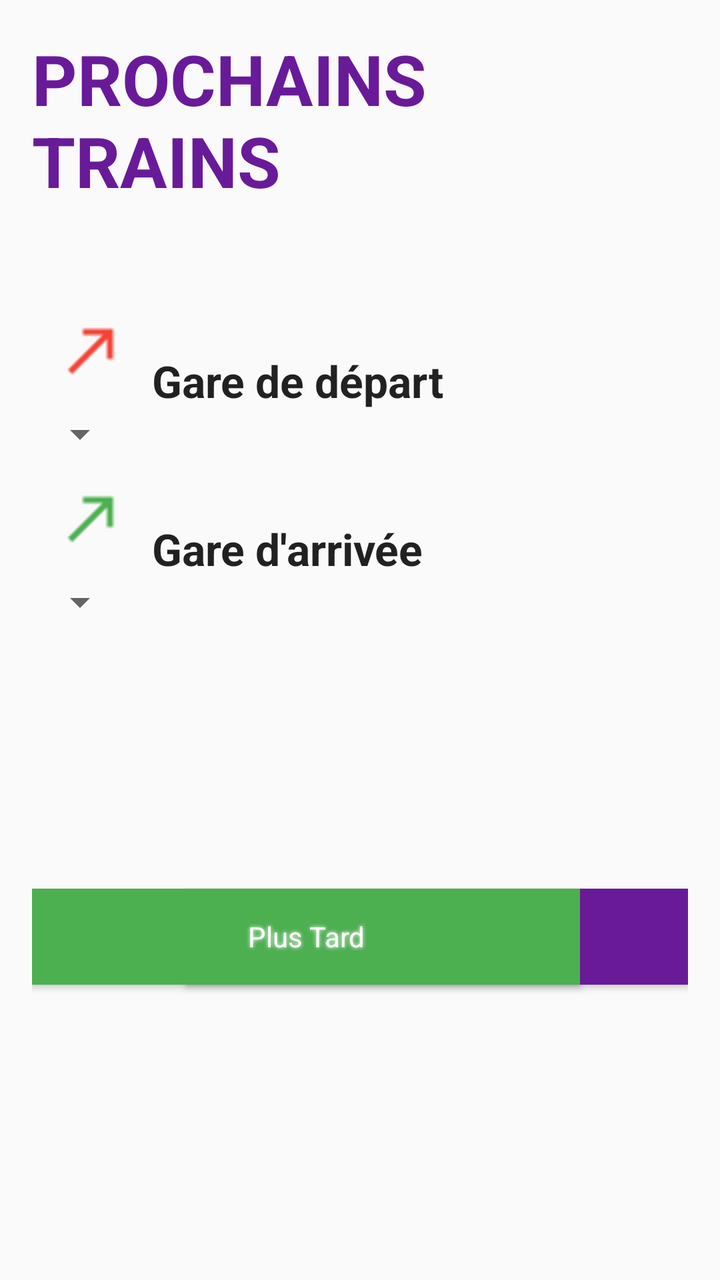
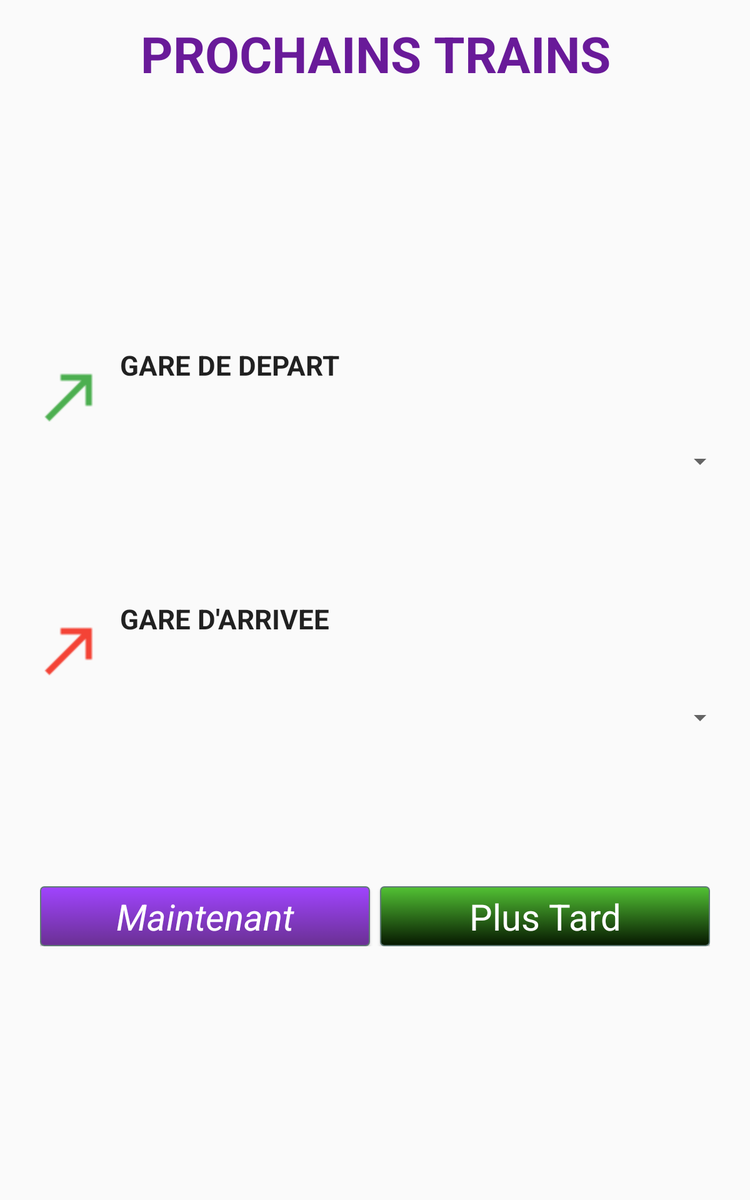

One screen, two layout resources from the same app: the default and the repository's alternative for another configuration. Each is rendered where Android would select it; the XML of both is given below.
<!-- AndroidManifest.xml: application theme AppTheme -->
<!-- res/layout/content_main.xml -->
<RelativeLayout xmlns:android="http://schemas.android.com/apk/res/android"
    xmlns:app="http://schemas.android.com/apk/res-auto"
    xmlns:tools="http://schemas.android.com/tools"
    android:layout_width="match_parent"
    android:layout_height="match_parent"
    android:paddingBottom="@dimen/activity_vertical_margin"
    android:paddingLeft="@dimen/activity_horizontal_margin"
    android:paddingRight="@dimen/activity_horizontal_margin"
    android:paddingTop="@dimen/activity_vertical_margin"
    app:layout_behavior="@string/appbar_scrolling_view_behavior"
    tools:context="com.example.user.projectwithzied.MainActivity"
    tools:showIn="@layout/activity_main">

    <TextView
        android:layout_width="wrap_content"
        android:layout_height="wrap_content"
        android:text="PROCHAINS TRAINS"
        android:textSize="35dp"
        android:elevation="5dp"
        android:textColor="@color/mauve"
        android:textStyle="bold"
        android:id="@+id/title"
        android:layout_alignParentTop="true"
        android:layout_centerHorizontal="true" />

    <TextView
        android:layout_width="wrap_content"
        android:layout_height="wrap_content"
        android:textAppearance="?android:attr/textAppearanceLarge"
        android:text="Gare de départ"


        android:id="@+id/depart"
        android:textStyle="bold"

        android:layout_marginTop="72dp"
        android:layout_below="@+id/title"
        android:layout_toRightOf="@+id/imageView2"
        android:layout_toEndOf="@+id/imageView2" />

    <TextView
        android:layout_width="wrap_content"
        android:layout_height="wrap_content"
        android:textAppearance="?android:attr/textAppearanceLarge"
        android:text="Gare d&apos;arrivée"

        android:textStyle="bold"
        android:id="@+id/arrivee"
        android:layout_above="@+id/spinnerarr"
        android:layout_alignLeft="@+id/depart"
        android:layout_alignStart="@+id/depart" />

    <Spinner
        android:layout_width="wrap_content"
        android:layout_height="wrap_content"
        android:id="@+id/spinner"
        android:gravity="center"
        android:layout_below="@+id/depart"
        android:layout_alignParentLeft="true"
        android:layout_alignParentStart="true"
       />

    <Spinner
        android:layout_width="wrap_content"
        android:layout_height="wrap_content"
        android:id="@+id/spinnerarr"
        android:layout_below="@+id/imageView3"
        android:layout_alignParentLeft="true"
        android:layout_alignParentStart="true"
        />

    <ImageView
        android:layout_width="wrap_content"
        android:layout_height="wrap_content"
        android:src="@drawable/fleche_rouge"
        android:id="@+id/imageView2"
        android:layout_above="@+id/spinner"
        android:layout_alignParentLeft="true"
        android:layout_alignParentStart="true"
        android:layout_alignRight="@+id/imageView3"
        android:layout_alignEnd="@+id/imageView3" />
    <ImageView
        android:layout_width="wrap_content"
        android:layout_height="wrap_content"
        android:src="@drawable/fleche_vert"

        android:id="@+id/imageView3"
        android:layout_below="@+id/spinner"
        android:layout_alignParentLeft="true"
        android:layout_alignParentStart="true" />


    <ImageButton
        android:layout_width="wrap_content"
        android:layout_height="wrap_content"
        android:id="@+id/imageButton"
        android:background="@color/white"
        android:src="@drawable/ic_action_room"
        android:layout_alignTop="@+id/imageView2"
        android:layout_alignParentRight="true"
        android:layout_alignParentEnd="true" />

    <RelativeLayout
        android:orientation="vertical"
        android:layout_width="match_parent"
        android:layout_height="match_parent"

        android:layout_below="@+id/spinnerarr">

        <Button
            style="@style/MyButton"
            android:layout_width="251dp"
            android:layout_height="wrap_content"
            android:text="Partir maintenant"
            android:textStyle="italic"
            android:elevation="5dp"
            android:background="@color/mauve"
            android:id="@+id/maintenant"
            android:layout_alignParentRight="true"
            android:layout_alignParentEnd="true"
            android:layout_alignBottom="@+id/partirpl"
            android:layout_alignTop="@+id/partirpl"
            android:shadowColor="@color/white"
            android:shadowDx="0"
            android:shadowDy="0"
            android:shadowRadius="5"
            />
        <Button style="@style/MyButton"
            android:layout_width="274dp"
            android:layout_height="wrap_content"
            android:text="@string/plustard"
            android:textColor="@color/white"
            android:background="@color/green"
            android:id="@+id/partirpl"
            android:shadowColor="@color/white"
            android:shadowDx="0"
            android:shadowDy="0"
            android:shadowRadius="5"

            android:layout_gravity="right"
            android:layout_centerVertical="true"
            android:layout_alignParentLeft="true"
            android:layout_alignParentStart="true" />
    </RelativeLayout>
</RelativeLayout>
<!-- res/layout/activity_main.xml (included above) -->
<?xml version="1.0" encoding="utf-8"?>
<android.support.design.widget.CoordinatorLayout xmlns:android="http://schemas.android.com/apk/res/android"
    xmlns:app="http://schemas.android.com/apk/res-auto"
    xmlns:tools="http://schemas.android.com/tools"
    android:layout_width="match_parent"
    android:layout_height="match_parent"
    android:fitsSystemWindows="true"
    tools:context="com.example.user.projectwithzied.MainActivity">

    <android.support.design.widget.AppBarLayout
        android:layout_width="match_parent"
        android:layout_height="wrap_content"
        android:theme="@style/AppTheme.AppBarOverlay">

        <android.support.v7.widget.Toolbar
            android:id="@+id/toolbar"
            android:layout_width="match_parent"
            android:layout_height="?attr/actionBarSize"
            android:background="?attr/colorPrimary"
            app:popupTheme="@style/AppTheme.PopupOverlay" />

    </android.support.design.widget.AppBarLayout>

    <include layout="@layout/content_main" />



</android.support.design.widget.CoordinatorLayout>
<!-- resources referenced by this layout -->
<resources>
  <color name="green">#4CAF50</color>
  <color name="mauve">#691A99</color>
  <color name="white">#FFFFFF</color>
  <dimen name="activity_horizontal_margin">16dp</dimen>
  <dimen name="activity_vertical_margin">16dp</dimen>
  <!-- drawable fleche_rouge: png bitmap (drawable, 455 bytes) -->
  <!-- drawable fleche_vert: png bitmap (drawable, 456 bytes) -->
  <string name="plustard">Plus Tard</string>
  <style name="AppTheme.AppBarOverlay" parent="ThemeOverlay.AppCompat.Dark.ActionBar" />
  <style name="AppTheme.PopupOverlay" parent="ThemeOverlay.AppCompat.Light" />
  <!-- from res/values-v21/ -->
  <style name="MyButton" parent="android:Theme.Material">
          <item name="android:textColor">@color/white</item>
          <item name="colorControlHighlight">@color/colorPrimary</item>
          <item name="colorButtonNormal">@color/green</item>
          <item name="android:button">@drawable/mybtn</item>
          <item name="android:buttonStyle">@dimen/activity_horizontal_margin</item>
          <item name="android:shape">oval</item>
          <item name="android:shadowColor">@color/wallet_holo_blue_light</item>
  
      </style>
  <style name="AppTheme" parent="Theme.AppCompat.Light.DarkActionBar">
          
  
          <item name="colorPrimary">@color/colorPrimary</item>
          <item name="colorPrimaryDark">@color/colorPrimaryDark</item>
          <item name="colorAccent">@color/colorAccent</item>
      </style>
  <color name="colorPrimary">#3F51B5</color>
  <!-- drawable mybtn (drawable) -->
  <?xml version="1.0" encoding="utf-8"?>
  <selector xmlns:android="http://schemas.android.com/apk/res/android" >
      <item android:state_pressed="true" >
          <shape android:shape="rectangle"  >
              <corners android:radius="2dp" />
              <stroke android:width="1dip" android:color="#5e7974" />
              <gradient android:angle="-90" android:startColor="#345953" android:endColor="#689a92"  />
          </shape>
      </item>
      <item android:state_focused="true">
          <shape android:shape="rectangle"  >
              <corners android:radius="3dip" />
              <stroke android:width="1dip" android:color="#5e7974" />
              <solid android:color="#58857e"/>
          </shape>
      </item>
      <item >
          <shape android:shape="rectangle"  >
              <corners android:radius="3dip" />
              <stroke android:width="1dip" android:color="#5e7974" />
              <gradient android:angle="-90" android:startColor="#52c234" android:endColor="#061700" />
          </shape>
      </item>
  
  </selector>
  <color name="colorPrimaryDark">#303F9F</color>
  <color name="colorAccent">#FF4081</color>
</resources>
<!-- res/layout-large/content_main.xml (the repository's variant of the layout above) -->
<!-- drawn on a 7-inch tablet held upright -->
<RelativeLayout xmlns:android="http://schemas.android.com/apk/res/android"
    xmlns:app="http://schemas.android.com/apk/res-auto"
    xmlns:tools="http://schemas.android.com/tools"
    android:layout_width="wrap_content"
    android:layout_height="match_parent"

    android:paddingBottom="@dimen/activity_vertical_margin"
    android:paddingLeft="@dimen/activity_horizontal_margin"
    android:paddingRight="@dimen/activity_horizontal_margin"
    android:paddingTop="@dimen/activity_vertical_margin"
    app:layout_behavior="@string/appbar_scrolling_view_behavior"
    tools:context="com.example.user.projectwithzied.MainActivity"
    tools:showIn="@layout/activity_main">
    <LinearLayout
        android:id="@+id/titre"
        android:orientation="vertical"
        android:layout_width="match_parent"
        android:layout_height="wrap_content">
        <TextView
            android:layout_width="match_parent"
            android:layout_height="wrap_content"
            android:text="PROCHAINS TRAINS"
            android:textSize="40dp"
            android:gravity="center"
            android:elevation="5dp"
            android:textColor="@color/mauve"
            android:textStyle="bold"
            android:id="@+id/title"
            android:layout_alignParentTop="true"
            android:layout_centerHorizontal="true" />
    </LinearLayout>
    <LinearLayout
        android:id="@+id/departure"
        android:orientation="vertical"
        android:layout_width="wrap_content"
        android:layout_height="wrap_content"
        android:layout_below="@+id/titre"
        android:layout_alignParentRight="true"
        android:layout_alignParentEnd="true"
        android:layout_marginTop="45dp"></LinearLayout>
    <LinearLayout

        android:orientation="vertical"
        android:layout_width="wrap_content"
        android:layout_height="wrap_content"
        android:layout_centerVertical="true"
        android:layout_alignParentLeft="true"
        android:layout_alignParentStart="true"
        android:id="@+id/linearLayout"
        android:weightSum="1">

    </LinearLayout>


    <LinearLayout
        android:id="@+id/page_buttons"
        android:orientation="horizontal"
        android:layout_width="fill_parent"
        android:layout_height="wrap_content"
        android:gravity="center_horizontal"
        android:paddingBottom="@dimen/activity_vertical_margin"
        android:paddingLeft="@dimen/activity_horizontal_margin"
        android:paddingRight="@dimen/activity_horizontal_margin"
        android:paddingTop="@dimen/activity_vertical_margin"
        android:layout_gravity="center|left"
        android:layout_below="@+id/relativeLayout6"
        android:layout_alignParentRight="true"
        android:layout_alignParentEnd="true"
        android:layout_marginTop="105dp">

        <Button

            style="@style/MyButton"
            android:layout_width="match_parent"
            android:layout_height="match_parent"
            android:layout_weight="1"
            android:text="Maintenant"
            android:drawableLeft="@drawable/ic_action_historylarge"
            android:textStyle="italic"
            android:paddingLeft="16dp"
            android:paddingRight="16dp"
            android:textSize="13pt"


            android:background="@drawable/mybtnmauve"
            android:id="@+id/maintenant"
            android:layout_marginRight="@dimen/button_margin"
            />

        <Button style="@style/MyButton"
            android:layout_width="match_parent"
            android:layout_height="wrap_content"
            android:layout_weight="1"
            android:text="@string/plustard"
            android:drawableLeft="@drawable/ic_notification_event_availablelarge"
            android:textColor="@color/white"
            android:background="@drawable/mybtn"
            android:id="@+id/partirpl"

            android:layout_marginLeft="@dimen/button_margin"

            android:textSize="13pt"
            />
    </LinearLayout>

    <RelativeLayout

        android:orientation="horizontal"
        android:layout_width="match_parent"
        android:layout_height="wrap_content"
        android:layout_above="@+id/linearLayout"
        android:layout_alignParentRight="true"
        android:layout_alignParentEnd="true"
        android:layout_marginBottom="99dp">






        <TextView

            android:layout_width="wrap_content"
            android:layout_height="wrap_content"
            android:textAppearance="?android:attr/textAppearanceLarge"
            android:text="GARE DE DEPART"
            android:drawableLeft="@drawable/greenarrowlarge"

            android:id="@+id/depart"
            android:textStyle="bold"

            android:layout_gravity="center_horizontal"
            android:layout_alignParentTop="true"

            />
        



        <Spinner
            android:layout_width="match_parent"
            android:layout_height="wrap_content"
            android:id="@+id/spinner"
            android:paddingTop="10dp"
            android:gravity="center"
            android:layout_alignParentLeft="true"
            android:layout_alignParentStart="true"
            android:layout_below="@+id/depart" />

    </RelativeLayout>



    <RelativeLayout
        android:layout_width="wrap_content"
        android:layout_height="108dp"
        android:layout_below="@+id/linearLayout"
        android:layout_alignParentRight="true"
        android:layout_alignParentEnd="true"
        android:id="@+id/relativeLayout6">

        <TextView
            android:layout_width="wrap_content"
            android:layout_height="wrap_content"
            android:textAppearance="?android:attr/textAppearanceLarge"
            android:text="GARE D'ARRIVEE"
            android:drawableLeft="@drawable/redarrowlarge"
            android:gravity="left"
            android:textStyle="bold"
            android:id="@+id/arrivee"
            android:layout_gravity="center_horizontal"
            android:layout_alignParentTop="true"
            android:layout_toRightOf="@+id/imageView2"
            android:layout_toEndOf="@+id/imageView2" />



        <Spinner
            android:layout_width="match_parent"
            android:layout_height="wrap_content"
            android:id="@+id/spinnerarr"
            android:paddingTop="10dp"
            android:layout_alignParentLeft="true"
            android:layout_alignParentStart="true"
            android:layout_below="@+id/arrivee"
            android:layout_alignParentBottom="true" />
    </RelativeLayout>

</RelativeLayout>
<!-- res/layout/content_main.xml (included above) -->
<RelativeLayout xmlns:android="http://schemas.android.com/apk/res/android"
    xmlns:app="http://schemas.android.com/apk/res-auto"
    xmlns:tools="http://schemas.android.com/tools"
    android:layout_width="match_parent"
    android:layout_height="match_parent"
    android:paddingBottom="@dimen/activity_vertical_margin"
    android:paddingLeft="@dimen/activity_horizontal_margin"
    android:paddingRight="@dimen/activity_horizontal_margin"
    android:paddingTop="@dimen/activity_vertical_margin"
    app:layout_behavior="@string/appbar_scrolling_view_behavior"
    tools:context="com.example.user.projectwithzied.MainActivity"
    tools:showIn="@layout/activity_main">

    <TextView
        android:layout_width="wrap_content"
        android:layout_height="wrap_content"
        android:text="PROCHAINS TRAINS"
        android:textSize="35dp"
        android:elevation="5dp"
        android:textColor="@color/mauve"
        android:textStyle="bold"
        android:id="@+id/title"
        android:layout_alignParentTop="true"
        android:layout_centerHorizontal="true" />

    <TextView
        android:layout_width="wrap_content"
        android:layout_height="wrap_content"
        android:textAppearance="?android:attr/textAppearanceLarge"
        android:text="Gare de départ"


        android:id="@+id/depart"
        android:textStyle="bold"

        android:layout_marginTop="72dp"
        android:layout_below="@+id/title"
        android:layout_toRightOf="@+id/imageView2"
        android:layout_toEndOf="@+id/imageView2" />

    <TextView
        android:layout_width="wrap_content"
        android:layout_height="wrap_content"
        android:textAppearance="?android:attr/textAppearanceLarge"
        android:text="Gare d&apos;arrivée"

        android:textStyle="bold"
        android:id="@+id/arrivee"
        android:layout_above="@+id/spinnerarr"
        android:layout_alignLeft="@+id/depart"
        android:layout_alignStart="@+id/depart" />

    <Spinner
        android:layout_width="wrap_content"
        android:layout_height="wrap_content"
        android:id="@+id/spinner"
        android:gravity="center"
        android:layout_below="@+id/depart"
        android:layout_alignParentLeft="true"
        android:layout_alignParentStart="true"
       />

    <Spinner
        android:layout_width="wrap_content"
        android:layout_height="wrap_content"
        android:id="@+id/spinnerarr"
        android:layout_below="@+id/imageView3"
        android:layout_alignParentLeft="true"
        android:layout_alignParentStart="true"
        />

    <ImageView
        android:layout_width="wrap_content"
        android:layout_height="wrap_content"
        android:src="@drawable/fleche_rouge"
        android:id="@+id/imageView2"
        android:layout_above="@+id/spinner"
        android:layout_alignParentLeft="true"
        android:layout_alignParentStart="true"
        android:layout_alignRight="@+id/imageView3"
        android:layout_alignEnd="@+id/imageView3" />
    <ImageView
        android:layout_width="wrap_content"
        android:layout_height="wrap_content"
        android:src="@drawable/fleche_vert"

        android:id="@+id/imageView3"
        android:layout_below="@+id/spinner"
        android:layout_alignParentLeft="true"
        android:layout_alignParentStart="true" />


    <ImageButton
        android:layout_width="wrap_content"
        android:layout_height="wrap_content"
        android:id="@+id/imageButton"
        android:background="@color/white"
        android:src="@drawable/ic_action_room"
        android:layout_alignTop="@+id/imageView2"
        android:layout_alignParentRight="true"
        android:layout_alignParentEnd="true" />

    <RelativeLayout
        android:orientation="vertical"
        android:layout_width="match_parent"
        android:layout_height="match_parent"

        android:layout_below="@+id/spinnerarr">

        <Button
            style="@style/MyButton"
            android:layout_width="251dp"
            android:layout_height="wrap_content"
            android:text="Partir maintenant"
            android:textStyle="italic"
            android:elevation="5dp"
            android:background="@color/mauve"
            android:id="@+id/maintenant"
            android:layout_alignParentRight="true"
            android:layout_alignParentEnd="true"
            android:layout_alignBottom="@+id/partirpl"
            android:layout_alignTop="@+id/partirpl"
            android:shadowColor="@color/white"
            android:shadowDx="0"
            android:shadowDy="0"
            android:shadowRadius="5"
            />
        <Button style="@style/MyButton"
            android:layout_width="274dp"
            android:layout_height="wrap_content"
            android:text="@string/plustard"
            android:textColor="@color/white"
            android:background="@color/green"
            android:id="@+id/partirpl"
            android:shadowColor="@color/white"
            android:shadowDx="0"
            android:shadowDy="0"
            android:shadowRadius="5"

            android:layout_gravity="right"
            android:layout_centerVertical="true"
            android:layout_alignParentLeft="true"
            android:layout_alignParentStart="true" />
    </RelativeLayout>
</RelativeLayout>
<!-- resources referenced by the variant -->
<!-- as a 7-inch tablet held upright resolves them -->
<resources>
  <color name="green">#4CAF50</color>
  <color name="mauve">#691A99</color>
  <color name="white">#FFFFFF</color>
  <dimen name="activity_horizontal_margin">16dp</dimen>
  <dimen name="activity_vertical_margin">16dp</dimen>
  <dimen name="button_margin">4dp</dimen>
  <!-- drawable fleche_rouge: png bitmap (drawable, 455 bytes) -->
  <!-- drawable fleche_vert: png bitmap (drawable, 456 bytes) -->
  <!-- drawable greenarrowlarge: png bitmap (drawable-large, 566 bytes) -->
  <!-- drawable mybtn (drawable) -->
  <?xml version="1.0" encoding="utf-8"?>
  <selector xmlns:android="http://schemas.android.com/apk/res/android" >
      <item android:state_pressed="true" >
          <shape android:shape="rectangle"  >
              <corners android:radius="2dp" />
              <stroke android:width="1dip" android:color="#5e7974" />
              <gradient android:angle="-90" android:startColor="#345953" android:endColor="#689a92"  />
          </shape>
      </item>
      <item android:state_focused="true">
          <shape android:shape="rectangle"  >
              <corners android:radius="3dip" />
              <stroke android:width="1dip" android:color="#5e7974" />
              <solid android:color="#58857e"/>
          </shape>
      </item>
      <item >
          <shape android:shape="rectangle"  >
              <corners android:radius="3dip" />
              <stroke android:width="1dip" android:color="#5e7974" />
              <gradient android:angle="-90" android:startColor="#52c234" android:endColor="#061700" />
          </shape>
      </item>
  
  </selector>
  <!-- drawable mybtnmauve (drawable) -->
  <?xml version="1.0" encoding="utf-8"?>
  <selector xmlns:android="http://schemas.android.com/apk/res/android" >
      <item android:state_pressed="true" >
          <shape android:shape="rectangle"  >
              <corners android:radius="2dp" />
              <stroke android:width="1dip" android:color="#5e7974" />
              <gradient android:angle="-90" android:startColor="#345953" android:endColor="#689a92"  />
          </shape>
      </item>
      <item android:state_focused="true">
          <shape android:shape="rectangle"  >
              <corners android:radius="3dip" />
              <stroke android:width="1dip" android:color="#5e7974" />
              <solid android:color="#58857e"/>
          </shape>
      </item>
      <item >
          <shape android:shape="rectangle"  >
              <corners android:radius="3dip" />
              <stroke android:width="1dip" android:color="#5e7974" />
              <gradient android:angle="-90" android:startColor="#a044ff" android:endColor="#6a3093" />
          </shape>
      </item>
  </selector>
  <!-- drawable redarrowlarge: png bitmap (drawable-large, 586 bytes) -->
  <string name="plustard">Plus Tard</string>
  <style name="AppTheme.AppBarOverlay" parent="ThemeOverlay.AppCompat.Dark.ActionBar" />
  <style name="AppTheme.PopupOverlay" parent="ThemeOverlay.AppCompat.Light" />
  <!-- from res/values-v21/ -->
  <style name="MyButton" parent="android:Theme.Material">
          <item name="android:textColor">@color/white</item>
          <item name="colorControlHighlight">@color/colorPrimary</item>
          <item name="colorButtonNormal">@color/green</item>
          <item name="android:button">@drawable/mybtn</item>
          <item name="android:buttonStyle">@dimen/activity_horizontal_margin</item>
          <item name="android:shape">oval</item>
          <item name="android:shadowColor">@color/wallet_holo_blue_light</item>
  
      </style>
  <style name="AppTheme" parent="Theme.AppCompat.Light.DarkActionBar">
          
  
          <item name="colorPrimary">@color/colorPrimary</item>
          <item name="colorPrimaryDark">@color/colorPrimaryDark</item>
          <item name="colorAccent">@color/colorAccent</item>
      </style>
  <color name="colorPrimary">#3F51B5</color>
  <color name="colorPrimaryDark">#303F9F</color>
  <color name="colorAccent">#FF4081</color>
</resources>
